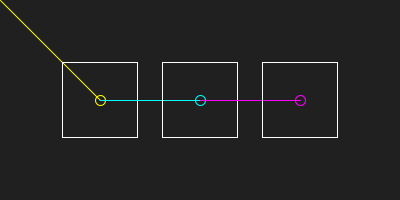
Frame 1 (no input)
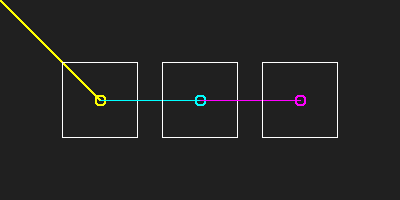
Frame 60 (the mouse pressed at the canvas centre just before this capture)
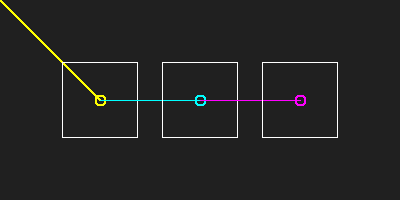
Frame 120 (the mouse held since frame 60 and released just before this capture)

The Processing sketch that drew these frames (run headless with seeded random() and noise(); from frame 60 on, the mouse is pressed at the canvas centre):

// Processing sketch: build
// ── build.pde
/* 

Aprendiendo Processing - translate()

- Tres cuadrados creados en las coordenadas 0, 0 
- Trasladados a diferentes posiciones

José Vicente Araújo
http://dunadigital.com 
svcnt@dunadigital.com
junio 2015
Processing 2.2.1

*/


//VARIABLES GLOBALES

//SETUP
void setup() {
	size(400,200);
	background(#202020);
	noFill();
	//definir rect a partir de su centro
	rectMode(CENTER);
}

//LOOP
void draw() {

	//Primer vector
	stroke(#FFFF00);
	line(0, 0, width*0.25, height*0.5);
	ellipse(width*0.25, height*0.5, 10, 10);
	//Primer cuadrado
	stroke(255);
	translate(width*0.25, height*0.5);
	rect(0, 0, 75, 75);

	//Segundo vector
	stroke(#00FFFF);
	line(0, 0, width*0.25, 0);
	ellipse(width*0.25, 0, 10, 10);
	//Segundo cuadrado
	stroke(255);
	translate(width*0.25, 0);
	rect(0, 0, 75, 75);

	//Tercer vector
	stroke(#FF00FF);
	line(0, 0, width*0.25, 0);
	ellipse(width*0.25, 0, 10, 10);
	//Tercer cuadrado
	stroke(255);
	translate(width*0.25, 0);
	rect(0, 0, 75, 75);

	

}
